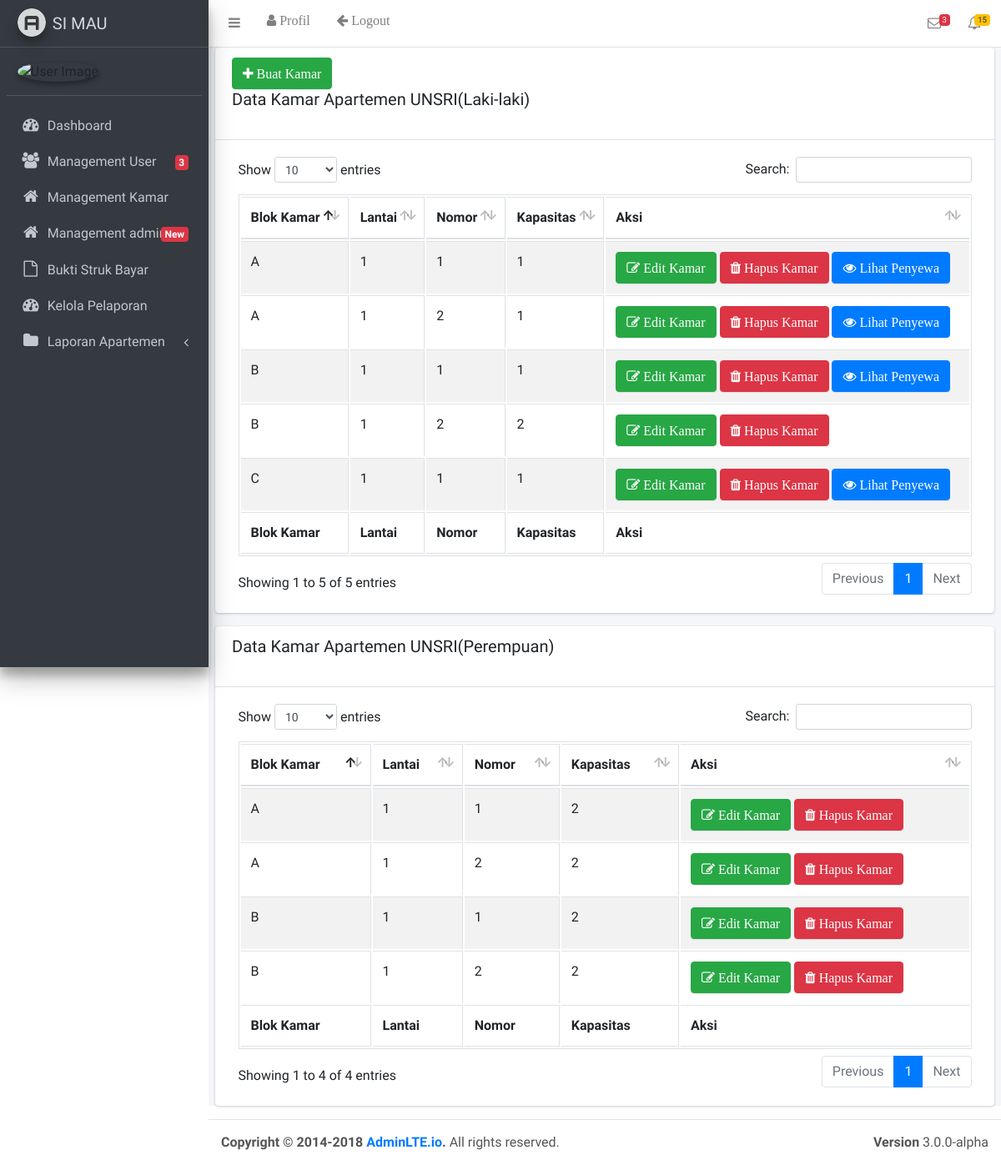
The page /admin/index.php?modul=kelola_kamar on the database as committed earlier.
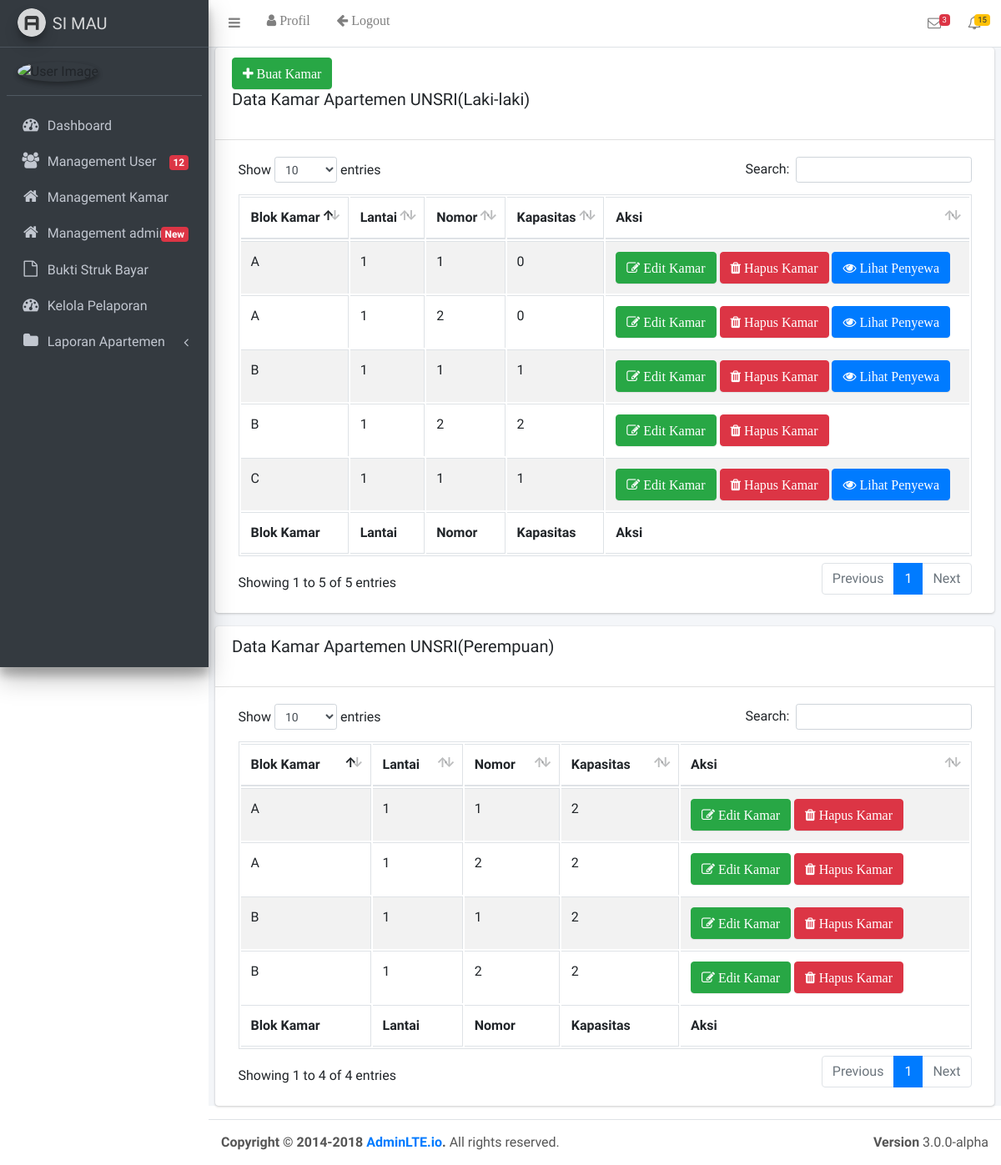
The same page on the database as committed later.
### tables this page shows
CREATE TABLE `kamar` (
  `id_kamar` int(11) NOT NULL,
  `blok` varchar(50) NOT NULL,
  `lantai` int(11) NOT NULL,
  `nomor` int(11) NOT NULL,
  `kapasitas` int(11) NOT NULL,
  `jenis_kelamin` varchar(100) NOT NULL
);

### admin/modul/kelola_kamar.php (the view, shortened to what this page needs)
<?php
$query="SELECT * from kamar where jenis_kelamin='Laki-laki'";
$sql=mysqli_query($connect,$query);
$query1="SELECT * from kamar where jenis_kelamin='Perempuan'";
$sql1=mysqli_query($connect,$query1);
?>
          <div class="card">
            <div class="card-header">
            <a href="?modul=buat_kamar" class="btn btn-success fa fa-plus"> Buat Kamar</a>
              <h3 class="card-title">Data Kamar Apartemen UNSRI(Laki-laki)</h3><br/>
            </div>
            <div class="card-body table-responsive">
              <table id="example1" class="table table-bordered table-striped">
                <thead>
                <tr>
                  <th>Blok Kamar</th>
                  <th>Lantai</th>
                  <th>Nomor</th>
                  <th>Kapasitas</th>
                  <th>Aksi</th>
                </tr>
                </thead>
                <tbody>
                <?php while($data=mysqli_fetch_array($sql)){ ?>
                <tr>
                  <td><?php echo $data['blok'] ?></td>
                  <td><?php echo $data['lantai'] ?></td>
                  <td><?php echo $data['nomor'] ?></td>
                  <td><?php echo $data['kapasitas'] ?></td>
                  <td><a href="?modul=edit_kamar&id_kamar=<?php echo $data['id_kamar'] ?>" class="btn btn-success fa fa-edit"> Edit Kamar</a>
                    <a href="?modul=kelola_kamar&id_kamar=<?php echo $data['id_kamar'] ?>" class="btn btn-danger fa fa-trash"> Hapus Kamar</a>
                    <?php if($data['kapasitas'] < 2){ ?>
                    <a href="?modul=lihat_penyewa&id_kamar=<?php echo $data['id_kamar'] ?>" class="btn btn-primary fa fa-eye"> Lihat Penyewa</a>
                  <?php } else {?>
                  <?php } ?>
                  </td>
                </tr>
                <?php } ?>
                </tbody>
                <tfoot>
                <tr>
                  <th>Blok Kamar</th>
                  <th>Lantai</th>
                  <th>Nomor</th>
                  <th>Kapasitas</th>
                  <th>Aksi</th>
                </tr>
                </tfoot>
              </table>
            </div>
          </div>
          <div class="card">
            <div class="card-header">
              <h3 class="card-title">Data Kamar Apartemen UNSRI(Perempuan)</h3><br/>
            </div>
            <div class="card-body table-responsive">
              <table id="example2" class="table table-bordered table-striped">
                <thead>
                <tr>
                  <th>Blok Kamar</th>
                  <th>Lantai</th>
                  <th>Nomor</th>
                  <th>Kapasitas</th>
                  <th>Aksi</th>
                </tr>
                </thead>
                <tbody>
                <?php while($data1=mysqli_fetch_array($sql1)){ ?>
                <tr>
                  <td><?php echo $data1['blok'] ?></td>
                  <td><?php echo $data1['lantai'] ?></td>
                  <td><?php echo $data1['nomor'] ?></td>
                  <td><?php echo $data1['kapasitas'] ?></td>
                  <td><a href="?modul=edit_kamar&id_kamar=<?php echo $data1['id_kamar'] ?>" class="btn btn-success fa fa-edit"> Edit Kamar</a>
                    <a href="?modul=kelola_kamar&id_kamar=<?php echo $data1['id_kamar'] ?>" class="btn btn-danger fa fa-trash"> Hapus Kamar</a>
                  </td>
                </tr>
                <?php } ?>
                </tbody>
                <tfoot>
                <tr>
                  <th>Blok Kamar</th>
                  <th>Lantai</th>
                  <th>Nomor</th>
                  <th>Kapasitas</th>
                  <th>Aksi</th>
                </tr>
                </tfoot>
              </table>
            </div>
          </div>

### admin/index.php (shortened to what this page needs)
<?php
include"../koneksi.php";
$notif="SELECT * from temp_kamar_sewa";
$notif_bayar=mysqli_query($connect,$notif);
$count_bayar=mysqli_num_rows($notif_bayar);
$notif2="SELECT * from user where role ='mahasiswa' AND status='belum lengkap' ";
$notif_baru=mysqli_query($connect,$notif2);
$count_baru=mysqli_num_rows($notif_baru);
$notif3="SELECT * from pindah_kamar where status_pengajuan =''";
$notif_pindah=mysqli_query($connect,$notif3);
$count_pindah=mysqli_num_rows($notif_pindah);
$notif4="SELECT * from perpanjang_bayar where status_perpanjang =''";
$notif_panjang=mysqli_query($connect,$notif4);
$count_panjang=mysqli_num_rows($notif_panjang);
?>
<!DOCTYPE html>
<html>
<head>
  <link rel="stylesheet" href="../assets/system_tools/plugins/font-awesome/css/font-awesome.min.css">
  <link rel="stylesheet" href="https://code.ionicframework.com/ionicons/2.0.1/css/ionicons.min.css">
  <link rel="stylesheet" href="../assets/system_tools/plugins/daterangepicker/daterangepicker-bs3.css">
  <link rel="stylesheet" href="../assets/system_tools/plugins/iCheck/all.css">
  <link rel="stylesheet" href="../assets/system_tools/plugins/colorpicker/bootstrap-colorpicker.min.css">
  <link rel="stylesheet" href="../assets/system_tools/plugins/timepicker/bootstrap-timepicker.min.css">
  <link rel="stylesheet" href="../assets/system_tools/plugins/select2/select2.min.css">
  <link rel="stylesheet" href="../assets/system_tools/dist/css/adminlte.min.css">
  <link rel="stylesheet" href="../assets/system_tools/plugins/datatables/dataTables.bootstrap4.css">
</head>
<body class="hold-transition sidebar-mini">
<div class="wrapper">
  <nav class="main-header navbar navbar-expand bg-white navbar-light border-bottom">
    <ul class="navbar-nav">
      <li class="nav-item">
        <a class="nav-link" data-widget="pushmenu" href="#"><i class="fa fa-bars"></i></a>
      </li>
      <li class="nav-item d-none d-sm-inline-block">
        <a href="#" class="nav-link fa fa-user">
          Profil
        </a>
      </li>
      <li class="nav-item d-none d-sm-inline-block">
        <a href="../logout.php" class="nav-link fa fa-arrow-left"> Logout</a>
      </li>
    </ul>
    <ul class="navbar-nav ml-auto">
      <li class="nav-item dropdown">
        <a class="nav-link" data-toggle="dropdown" href="#">
          <i class="fa fa-envelope-o"></i>
          <span class="badge badge-danger navbar-badge">3</span>
        </a>
      </li>
      <li class="nav-item dropdown">
        <a class="nav-link" data-toggle="dropdown" href="#">
          <span class="badge badge-warning navbar-badge">15</span>
        </a>
      </li>
    </ul>
  </nav>
  <aside class="main-sidebar sidebar-dark-primary elevation-4">
    <a href="../../index3.html" class="brand-link">
      <img src="../assets/system_tools/dist/img/AdminLTELogo.png"
           alt="AdminLTE Logo"
           class="brand-image img-circle elevation-3"
           style="opacity: .8">
      <span class="brand-text font-weight-light">SI MAU</span>
    </a>
    <div class="sidebar">
      <div class="user-panel mt-3 pb-3 mb-3 d-flex">
        <div class="image">
          <img src="<?php echo $_SESSION['foto_profil'] ?>" class="img-circle elevation-2" alt="User Image">
        </div>
        <div class="info">
        </div>
      </div>
      <nav class="mt-2">
        <ul class="nav nav-pills nav-sidebar flex-column" data-widget="treeview" role="menu" data-accordion="false">
          <li class="nav-item has-treeview">
            <a href="index.php" class="nav-link">
              <i class="nav-icon fa fa-dashboard"></i>
                <p>Dashboard</p>
                </a>
              </li>
          <li class="nav-item has-treeview">
            <a href="?modul=kelola_user" class="nav-link">
              <i class="nav-icon fa fa-users"></i>
                <p>Management User
                  <?php if ($count_baru > 0){?>
                  <span class="right badge badge-danger"><?php echo $count_baru ?></span>
                <?php } else { ?>
              <?php } ?>
                </p>
                </a>
              </li>
              <li class="nav-item has-treeview">
            <a href="?modul=kelola_kamar" class="nav-link">
              <i class="nav-icon fa fa-home"></i>
                <p>Management Kamar</p>
                </a>
              </li>
          <li class="nav-item has-treeview">
            <a href="#" class="nav-link">
              <i class="nav-icon fa fa-home"></i>
              <p>
                Management admin
                <?php if ($count_bayar > 0 || $count_pindah > 0 || $count_panjang > 0){?>
                  <span class="right badge badge-danger">New</span>
                <?php } else { ?>
                <i class="right fa fa-angle-left"></i>
              <?php } ?>
              </p>
            </a>
          </li>
          <li class="nav-item has-treeview">
            <a href="?modul=bukti_bayar" class="nav-link">
              <i class="nav-icon fa fa-file-o"></i>
                <p>Bukti Struk Bayar</p>
                </a>
              </li>
          <li class="nav-item has-treeview">
            <a href="?modul=kelola_pelaporan" class="nav-link">
              <i class="nav-icon fa fa-dashboard"></i>
                <p>Kelola Pelaporan
                </p>
                </a>
              </li>
          <li class="nav-item has-treeview">
            <a href="#" class="nav-link">
              <i class="nav-icon fa fa-folder"></i>
              <p>
                Laporan Apartemen
                <i class="right fa fa-angle-left"></i>
              </p>
            </a>
          </li>
        </ul>
      </nav>
    </div>
  </aside>
<div class="content-wrapper">
          <section class="content">
            <?php require('modul/'.$_GET['modul'].'.php'); ?>
          </section>
</div>
  <footer class="main-footer">
    <div class="float-right d-none d-sm-block">
      <b>Version</b> 3.0.0-alpha
    </div>
    <strong>Copyright &copy; 2014-2018 <a href="http://adminlte.io">AdminLTE.io</a>.</strong> All rights
    reserved.
  </footer>
</div>
</body>
</html>

Rows that differ between the two databases and show on the page:
changed kamar (number 1 of 9 on the later page): kapasitas "1" → "0"
changed kamar (number 3 of 9 on the later page): kapasitas "1" → "0"
Other text that changed with them:
$count_baru: "3" → "12"
